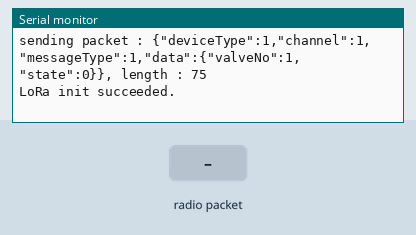
The sketch below on a simulated ESP32-S3. Shown: the last lines printed to the serial monitor. The inputs (shaded band) are chosen by the test bench. No radio packets arrive unless stated.

Above: at 1.3 s.
1.4 s: radio packet "1" arrives
At 2.4 s:
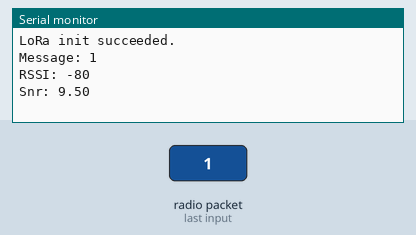
2.9 s: radio packet "0" arrives
At 3.5 s:
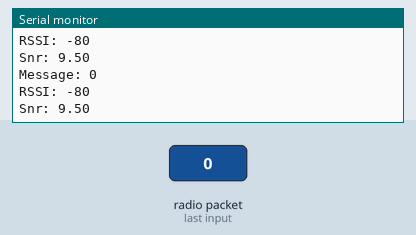
4.4 s: radio packet "2" arrives
At 5.8 s:
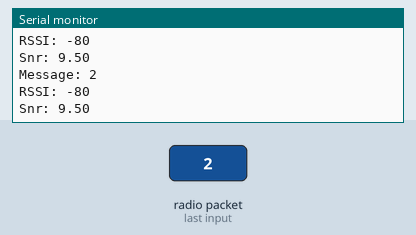

The sketch:

lora_radionode_valve_ch1.ino
```cpp
/*
  LoRa Duplex communication wth callback

  Sends a message every half second, and uses callback
  for new incoming messages. Implements a one-byte addressing scheme,
  with 0xFF as the broadcast address.

  Note: while sending, LoRa radio is not listening for incoming messages.
  Note2: when using the callback method, you can't use any of the Stream
  functions that rely on the timeout, such as readString, parseInt(), etc.

  created 28 April 2017
  by Tom Igoe
*/
#include <SPI.h>              // include libraries
#include <LoRa.h>
#include <ArduinoJson.h>

#ifdef ARDUINO_SAMD_MKRWAN1300
#error "This example is not compatible with the Arduino MKR WAN 1300 board!"
#endif


/*
 *  LoRa Radio Node pinout
 *
 *  DIO0      ||      D2
 *  DIO1      ||      D5
 *  DIO2      ||      D6
 *  DIO3      ||      D7
 *  DIO5      ||      D8
 */

// lora profiles
//#define CS_PIN          7       // LoRa radio chip select
//#define RESET_PIN       6       // LoRa radio reset
//#define IRQ_PIN         1       // change for your board; must be a hardware interrupt pin
#define BUFFER_SIZE     250 // Define the payload size here

// device profiles
#define CHANNEL         1
#define VALVE_NO        1
#define DEVICE_TYPE     1 // 1: 1ch relay, 2: 2ch relay, 3: 6ch relay

#define RELAY_PIN       7 // DIO3
#define INTERVAL_TIME   6000

String txpacket;              // outgoing message
long lastSendTime = 0;        // last send time

// reserve buffer for Json structs
StaticJsonDocument<BUFFER_SIZE> doc;
int relayStatus[CHANNEL] = {};
int relayStatusChange = false;
int switchNo = 1;

void setup() {
  Serial.begin(9600);                   // initialize serial
  while (!Serial);
  Serial.setTimeout(100);
  loraSetup();   // in [lora]

}

void loop() {
}
```

callback.ino
```cpp
void onReceive(int packetSize) {
  if (packetSize != 0){
    String rxpacket = "";                 // payload of packet

    while (LoRa.available()) {            // can't use readString() in callback, so
      rxpacket += (char)LoRa.read();      // add bytes one by one
    }
    // if message is for this device, or broadcast, print details:
    Serial.println("Message: " + rxpacket);
    Serial.println("RSSI: " + String(LoRa.packetRssi()));
    Serial.println("Snr: " + String(LoRa.packetSnr()));

    DeserializationError error = deserializeJson(doc, rxpacket);

    if(error){
      return;
    } else {
      if(doc["messageType"] == 2 && doc["data"]["valveNo"] == VALVE_NO && doc["deviceType"] == DEVICE_TYPE){
        String data = doc["data"];
        DeserializationError error = deserializeJson(doc, data.c_str());

        relayStatus[0] = doc["state"];
        valveControl();   // after RxDone, control valve according to 'relayStatus[0]'
        processTxJob();
        LoRa.receive();
      }
    }
  }
}
```

lora.ino
```cpp
void loraSetup(){
  // override the default CS, reset, and IRQ pins (optional)
//  LoRa.setPins(CS_PIN, RESET_PIN, IRQ_PIN);// set CS, reset, IRQ pin

  if (!LoRa.begin(915E6)) {             // initialize ratio at 915 MHz
    Serial.println("LoRa init failed. Check your connections.");
    while (true);                       // if failed, do nothing
  }

  LoRa.onReceive(onReceive);
  processTxJob();
  LoRa.receive();
  Serial.println("LoRa init succeeded.");
}

void processTxJob() {
  txpacket = "";
  StaticJsonDocument<BUFFER_SIZE> doc;
  JsonObject msg = doc.to<JsonObject>();  // {"deviceType":1,"channel":1,"messageType":1,"data":{"valveNo":1,"state":0}}  77+1

  msg["deviceType"] = DEVICE_TYPE;
  msg["channel"] = CHANNEL;
  msg["messageType"] = 1;
  msg["data"]["valveNo"] = VALVE_NO;
  msg["data"]["state"] = relayStatus[0];

  serializeJson(msg, txpacket);

  Serial.print("sending packet : ");
  Serial.print(txpacket);
  Serial.print(", length : ");
  Serial.println(txpacket.length());

  LoRa.beginPacket();                   // start packet
  LoRa.print(txpacket);                 // add payload
  LoRa.endPacket();                     // finish packet and send it
}
```

serial.ino
```cpp
void serialCheck() {
  if(Serial.available()){
    noInterrupts();
    String inString = Serial.readStringUntil('\n');

    LoRa.beginPacket();                   // start packet
    LoRa.print(inString);                 // add payload
    LoRa.endPacket();                     // finish packet and send it
    interrupts();
  }
}
```

valve_control.ino
```cpp
void valveControl(){
  if(relayStatus[0]==1){
    digitalWrite(RELAY_PIN, HIGH);
    Serial.println("valve[" + String(VALVE_NO) + "]'s turned on!");
  } else if(relayStatus[0]==0) {
    digitalWrite(RELAY_PIN, LOW);
    Serial.println("valve[" + String(VALVE_NO) + "]'s turned off!");
  }
}
```

Measured:
- after the input at 1.4 s, the serial monitor: prints a new line at once (image 1)
- after the input at 2.9 s, the serial monitor: prints a new line at once (image 2)
- after the input at 4.4 s, the serial monitor: prints a new line at once (image 3)
